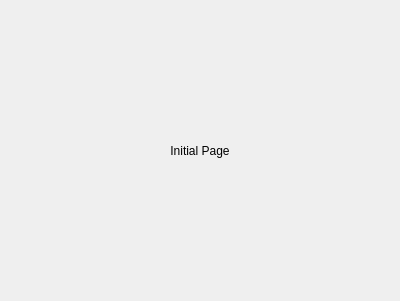
<?xml version="1.0" encoding="UTF-8"?>
<ui version="4.0">
 <class>AppPages</class>
 <widget class="QStackedWidget" name="AppPages">
  <property name="geometry">
   <rect>
    <x>0</x>
    <y>0</y>
    <width>400</width>
    <height>301</height>
   </rect>
  </property>
  <property name="windowTitle">
   <string>StackedWidget</string>
  </property>
  <widget class="QWidget" name="page_1">
   <layout class="QVBoxLayout" name="verticalLayout">
    <item>
     <widget class="QLabel" name="label">
      <property name="text">
       <string>Initial Page</string>
      </property>
      <property name="alignment">
       <set>Qt::AlignCenter</set>
      </property>
     </widget>
    </item>
   </layout>
  </widget>
  <widget class="QWidget" name="page_2">
   <layout class="QVBoxLayout" name="verticalLayout_2">
    <item>
     <widget class="QLabel" name="label_2">
      <property name="text">
       <string>Página 2</string>
      </property>
      <property name="alignment">
       <set>Qt::AlignCenter</set>
      </property>
     </widget>
    </item>
   </layout>
  </widget>
  <widget class="QWidget" name="page_3">
   <layout class="QHBoxLayout" name="horizontalLayout">
    <item>
     <widget class="QLabel" name="label_3">
      <property name="text">
       <string>Página 3</string>
      </property>
      <property name="alignment">
       <set>Qt::AlignCenter</set>
      </property>
     </widget>
    </item>
   </layout>
  </widget>
 </widget>
 <resources/>
 <connections/>
</ui>
